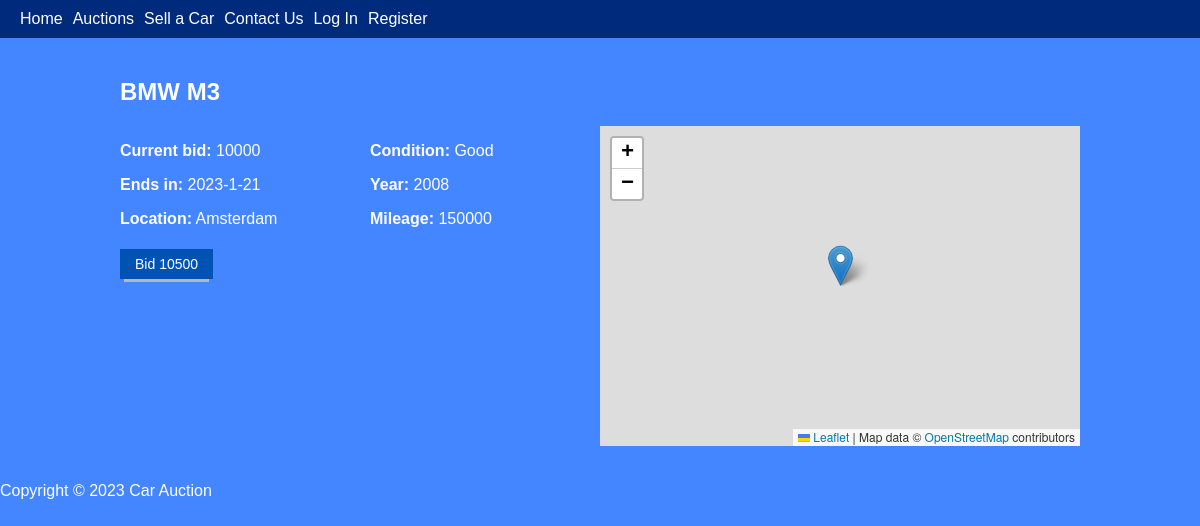
Before: /auction/1 with the older database file.
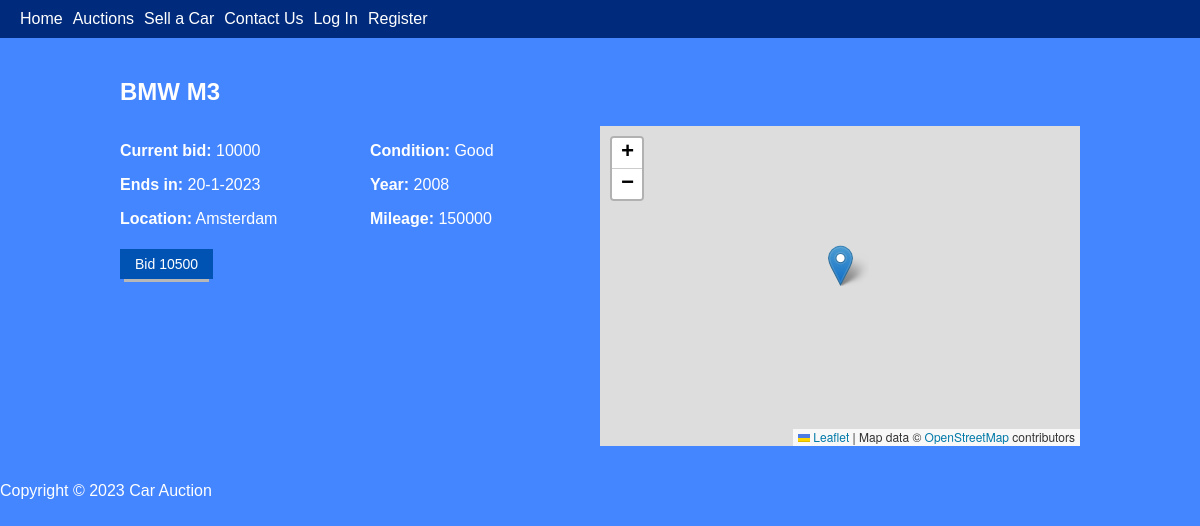
After: the same page with the newer database file.
### flask-project/models/car.py (models this page shows)
class Car(db.Model):
    __tablename__ = "car"
    id = db.Column(db.Integer, primary_key=True)
    brand = db.Column(db.String(80), unique=False, nullable=False)
    model = db.Column(db.String(120), unique=False, nullable=False)
    year = db.Column(db.Integer, unique=False, nullable=False)
    condition = db.Column(db.String(120), unique=False, nullable=False)
    mileage = db.Column(db.Integer, unique=False, nullable=False)
    owner_id = db.Column(db.Integer, db.ForeignKey('user.id'), nullable=False)

### flask-project/models/auction.py (models this page shows)
class Auction(db.Model):
    __tablename__ = "auction"
    id = db.Column(db.Integer, primary_key=True)
    price = db.Column(db.Integer, unique=False, nullable=False)
    car_id = db.Column(db.Integer, db.ForeignKey('car.id'), nullable=False)
    end_date = db.Column(db.String, unique=False, nullable=False)
    end_time = db.Column(db.String, unique=False, nullable=False)
    location = db.Column(db.String, unique=False, nullable=False)
    longitute = db.Column(db.Float, unique=False, nullable=False)
    latitude = db.Column(db.Float, unique=False, nullable=False)
    bidder = db.Column(db.Integer, db.ForeignKey('user.id'), nullable=True)

### flask-project/routes/auction/auction.py (the view)
@auction.route("/<int:id>", methods=["GET"])
def get(id):
    auction = Auction.query.filter_by(id=id).first()
    car = Car.query.filter_by(id=auction.car_id).first()
    user = User.query.filter_by(id=car.owner_id).first()
    auction.bidder_name = User.query.filter_by(id=auction.bidder).first()
    auction.car = car
    auction.car.owner = user
    return render_template("auction.html", auction=auction)

### flask-project/routes/auction/templates/auction.html (shortened to what this page needs)
<!DOCTYPE html>
<html>
<head>
    <link rel="stylesheet" type="text/css" href="/static/auction.css">
    <link rel="stylesheet" href="https://unpkg.com/leaflet@1.9.3/dist/leaflet.css"
 />
</html>
</head>
<body>
    {% include 'navbar.html' %}
    <main>
        <h2>{{auction.car.brand}} {{auction.car.model}}</h2>
        <div class="auction-info">
            <div class="auction-details">
                <p><strong>Current bid:</strong> {{auction.price}}</p>
                <p><strong>Ends in:</strong> {{auction.end_date}}</p>
                <p><strong>Location:</strong> {{auction.location}}</p>
                <button class="bid"><a href="/auction/{{auction.id}}/bid?amount={{auction.price + 500}}">Bid {{auction.price + 500}}</a></button>
            </div>
            <div class="car-details">
                <p><strong>Condition:</strong> {{auction.car.condition}}</p>
                <p><strong>Year:</strong> {{auction.car.year}}</p>
                <p><strong>Mileage:</strong> {{auction.car.mileage}}</p>
            </div>
            <div data-lon="{{auction.longitute}}" data-lat="{{auction.latitude}}" class="map" id="map"></div>
        </div>
    </main>
    <footer>
        <p>Copyright © 2023 Car Auction</p>
    </footer>
</body>

### flask-project/templates/navbar.html
<!DOCTYPE html>
<html>
    <head>
        <link rel="stylesheet" type="text/css" href="/static/navbar.css">
    </head>
</html>
<nav>
    <ul>
        <li><a href="/">Home</a></li>
        <li><a href="/auctions">Auctions</a></li>
        <li><a href="/auction/sell">Sell a Car</a></li>
        <li><a href="/contact">Contact Us</a></li>
        <li><a href="/login">Log In</a></li>
        <li><a href="/register">Register</a></li>
    </ul>
</nav>

### flask-project/static/auction.css (style rules this page uses)
body { font-family: Arial, sans-serif; margin: 0; padding: 0; }
nav { background-color: #333; color: #fff; display: flex; justify-content: space-between; padding: 10px 20px; }
nav ul { list-style-type: none; margin: 0; padding: 0; display: flex; }
nav li { margin-right: 10px; }
nav a { color: #fff; text-decoration: none; }
main { padding: 20px; width: 80%; margin: 0 auto; }
main h2 { margin-bottom: 20px; }
.auction-info { display: flex; }
.auction-details { flex: 1; margin-right: 20px; }
.car-details { flex: 1; }
.map { width: 40vw; height: 40vh; }

### flask-project/static/navbar.css (style rules this page uses)
nav { background-color: rgb(0, 43, 124); color: #fff; display: flex; justify-content: space-between; padding: 10px 20px; }
ul { list-style-type: none; margin: 0; padding: 0; display: flex; }
li { margin-right: 10px; }
a { color: #fff; text-decoration: none; }
body { font-family: Arial, sans-serif; color: rgb(255, 255, 255); height: 100vh; width: 100vw; margin: 0; background-color: rgb(68, 134, 255); }
button { margin: 5px 0; padding: 7px 15px; background-color: #0053b3; border: none; color: #fff; font-size: 14px; box-shadow: 0 7px 0 -4px #b7b7b7; transition: all .1s ease; }

Changed rows visible on the page:
changed Auction "Amsterdam": end_date "2023-1-21" → "20-1-2023"
